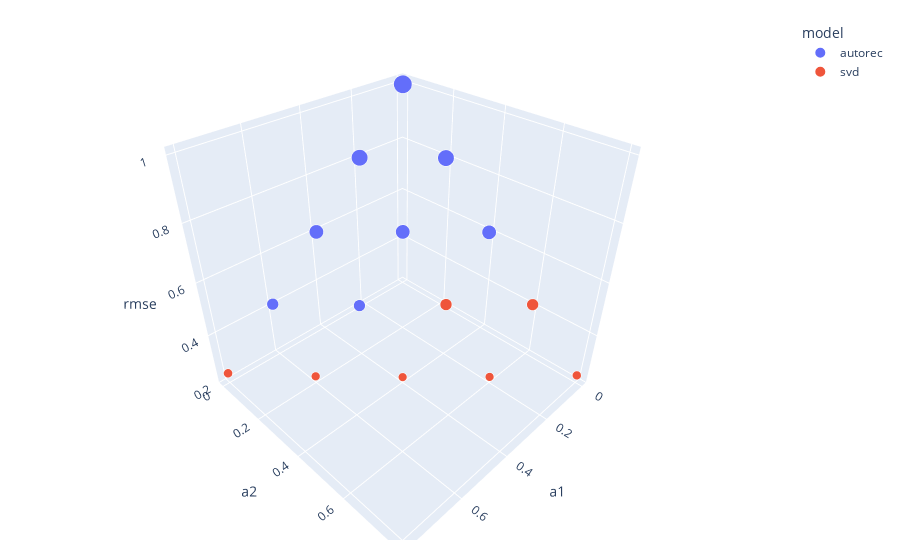

Notebook code for this chart:
### Code cell
!pip install plotly
import plotly.express as px

fig = px.scatter_3d(
    error_surface, 
    x='a1', 
    y='a2', 
    z='rmse',
    size="rmse",
    size_max=18, 
    opacity=1,
    color="model",
    color_continuous_scale=px.colors.sequential.thermal[::-1]
)

fig.update_layout(
    margin=dict(l=20, r=20, t=20, b=20),
)

fig.show()

### Figure 1 — Plotly figure (JSON) as saved in the notebook; plotly's stock layout.template omitted (floating-point values rounded to 4 significant figures)
{"data": [{"hovertemplate": "model=autorec<br>a1=%{x}<br>a2=%{y}<br>rmse=%{marker.size}<extra></extra>", "legendgroup": "autorec", "marker": {"color": "#636efa", "opacity": 1, "size": [0.998, 0.8011, 0.6029, 0.8022, 0.6046, 0.6045, 0.4091, 0.4149], "sizemode": "area", "sizeref": 0.00308, "symbol": "circle"}, "mode": "markers", "name": "autorec", "scene": "scene", "showlegend": true, "type": "scatter3d", "x": [0, 0, 0, 0.2, 0.2, 0.4, 0.4, 0.6], "y": [0, 0.2, 0.4, 0, 0.2, 0, 0.2, 0], "z": [0.998, 0.8011, 0.6029, 0.8022, 0.6046, 0.6045, 0.4091, 0.4149]}, {"hovertemplate": "model=svd<br>a1=%{x}<br>a2=%{y}<br>rmse=%{marker.size}<extra></extra>", "legendgroup": "svd", "marker": {"color": "#EF553B", "opacity": 1, "size": [0.4129, 0.232, 0.4133, 0.2251, 0.2241, 0.2279, 0.2414], "sizemode": "area", "sizeref": 0.00308, "symbol": "circle"}, "mode": "markers", "name": "svd", "scene": "scene", "showlegend": true, "type": "scatter3d", "x": [0, 0, 0.2, 0.2, 0.4, 0.6, 0.8], "y": [0.6, 0.8, 0.4, 0.6, 0.4, 0.2, 0], "z": [0.4129, 0.232, 0.4133, 0.2251, 0.2241, 0.2279, 0.2414]}], "layout": {"legend": {"itemsizing": "constant", "title": {"text": "model"}, "tracegroupgap": 0}, "margin": {"b": 20, "l": 20, "r": 20, "t": 20}, "scene": {"domain": {"x": [0, 1], "y": [0, 1]}, "xaxis": {"title": {"text": "a1"}}, "yaxis": {"title": {"text": "a2"}}, "zaxis": {"title": {"text": "rmse"}}}}}
